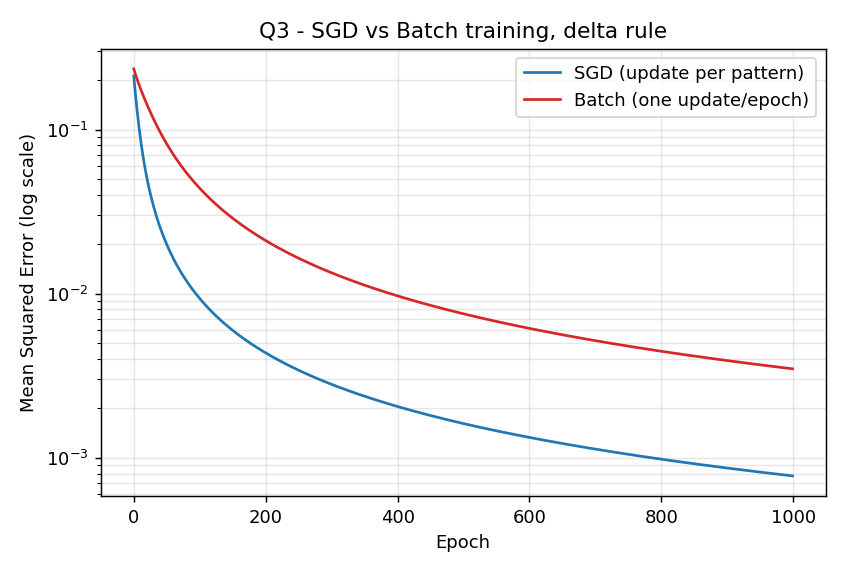

Python code for this plot:
"""
Q3. Performance comparison of SGD and BATCH training with the delta learning rule.
    Same data as Q2. Both networks start from the SAME initial weights so that the
    comparison is fair.
"""
import numpy as np
import matplotlib
matplotlib.use("Agg")
import matplotlib.pyplot as plt

np.random.seed(3)

X = np.array([[0, 0, 1],
              [0, 1, 1],
              [1, 0, 1],
              [1, 1, 1]], dtype=float)
D = np.array([[0], [0], [1], [1]], dtype=float)
sigmoid = lambda x: 1 / (1 + np.exp(-x))

def delta_sgd(W, X, D, alpha=0.9):
    for k in range(X.shape[0]):
        x = X[k].reshape(-1, 1); d = D[k]
        y = sigmoid(W @ x)
        delta = y * (1 - y) * (d - y)
        W = W + alpha * delta * x.T
    return W

def delta_batch(W, X, D, alpha=0.9):
    dWsum = np.zeros_like(W)
    for k in range(X.shape[0]):
        x = X[k].reshape(-1, 1); d = D[k]
        y = sigmoid(W @ x)
        delta = y * (1 - y) * (d - y)
        dWsum += alpha * delta * x.T          # accumulate
    return W + dWsum / X.shape[0]             # single update per epoch (average)

W0 = 2 * np.random.rand(1, 3) - 1
W1, W2 = W0.copy(), W0.copy()

E_sgd, E_batch = [], []
EPOCHS = 1000
for _ in range(EPOCHS):
    W1 = delta_sgd(W1,   X, D)
    W2 = delta_batch(W2, X, D)
    E_sgd.append(float(np.mean((D - sigmoid(X @ W1.T)) ** 2)))
    E_batch.append(float(np.mean((D - sigmoid(X @ W2.T)) ** 2)))

print("Initial weights        :", np.round(W0, 4))
print("Weights after SGD      :", np.round(W1, 4))
print("Weights after Batch    :", np.round(W2, 4))
print(f"\nMSE after {EPOCHS} epochs :  SGD = {E_sgd[-1]:.6e}   Batch = {E_batch[-1]:.6e}")
print(f"SGD is about {E_batch[-1]/E_sgd[-1]:.1f} times lower in error at the same epoch count.")

for tol in (1e-2, 1e-3):
    s = next((i for i, e in enumerate(E_sgd)   if e < tol), None)
    b = next((i for i, e in enumerate(E_batch) if e < tol), None)
    print(f"Epochs needed to reach MSE < {tol:g} :  SGD = {s}   Batch = {b}")

print("\nFinal outputs")
print(" pattern | target |    SGD     |   Batch")
ys, yb = sigmoid(X @ W1.T), sigmoid(X @ W2.T)
for k in range(4):
    print(f"  {X[k,0]:.0f} {X[k,1]:.0f}    |   {D[k,0]:.0f}    | {ys[k,0]:.6f} | {yb[k,0]:.6f}")

plt.figure(figsize=(6.5, 4.4))
plt.semilogy(E_sgd,   label="SGD (update per pattern)",  color="tab:blue")
plt.semilogy(E_batch, label="Batch (one update/epoch)", color="tab:red")
plt.xlabel("Epoch"); plt.ylabel("Mean Squared Error (log scale)")
plt.title("Q3 - SGD vs Batch training, delta rule")
plt.legend(); plt.grid(alpha=.3, which="both")
plt.tight_layout(); plt.savefig("/mnt/user-data/outputs/q3_sgd_vs_batch.png", dpi=130)
print("\n[Figure saved: q3_sgd_vs_batch.png]")
